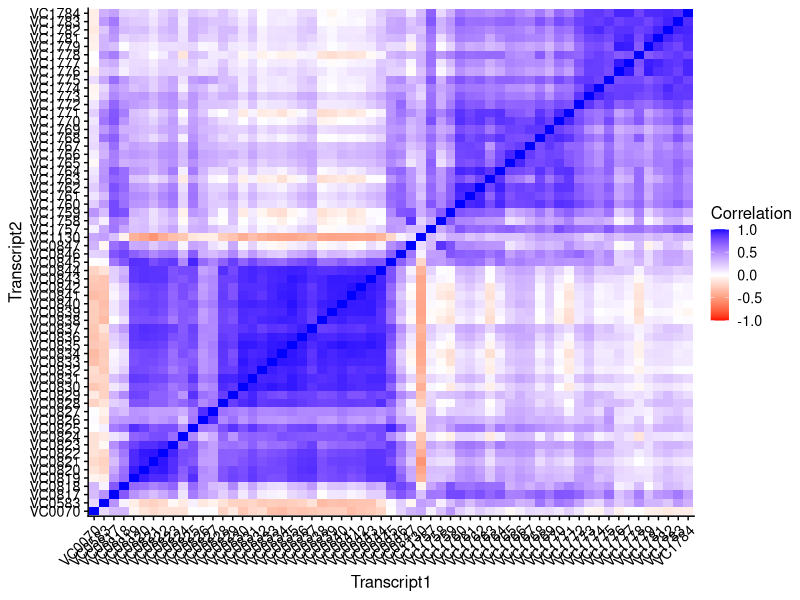

This figure's R source: (Note: this script raises an error after producing the figure.)
## ---- chunk 1
knitr::opts_chunk$set(echo = TRUE, message = FALSE, warning = FALSE)
## ---- chunk 2
library(tidyverse) # For data manipulation/graphing
library(tidygraph) # Represent network data in tabular format
library(cowplot) # Make ggplot prettier
library(ggraph) # Graph networks

theme_set(theme_cowplot(12)) # Minimalist theme

# Colorblind friendly palette
cbPalette <- c("#999999", #grey
               "#E69F00", #orange
               "#56B4E9", #sky blue
               "#009E73", #bluish green 
               "#F0E442", #yellow
               "#0072B2", #blue
               "#D55E00", #vermillion
               "#CC79A7") #reddish purple
## ---- chunk 3
# Raw data with normalized reads per transcript across experiments
virulence_tbl <- read_csv("data/VPI1_VPI2.csv") %>%
  filter(!(Transcript%in%c(paste0("VC",c(1785:1900)))))
head(virulence_tbl)
## ---- chunk 4

vir_matrix <- as.matrix(virulence_tbl %>% column_to_rownames("Transcript"))
vir_matrix[1:10,1:10]
## ---- chunk 5
vir_matrix <- t(vir_matrix)
vir_matrix[1:10,1:10]
## ---- chunk 6
corr_matrix <- cor(vir_matrix)
corr_matrix[1:10,1:10]
## ---- chunk 7
long_tbl <- corr_matrix %>%
  as_tibble(rownames = NA) %>%
  rownames_to_column(var = "Transcript1") %>%
  pivot_longer(cols = -Transcript1, names_to = "Transcript2",
               values_to = "Correlation") %>%
  mutate(Transcript1 = as.character(Transcript1))
ggplot(long_tbl, aes(x = Transcript1,
                     y = Transcript2,
                     fill = Correlation)) +
  
  geom_tile() +
  scale_x_discrete(breaks = c(virulence_tbl$Transcript))+
  scale_fill_gradient2(low = "red",
                       high = "blue",
                       limits = c(-1,1)) +
  theme(axis.text.x = element_text(angle = 45,
                                   hjust = 1))

## ---- chunk 8
vir_graph <- as_tbl_graph(corr_matrix)
vir_graph

## ---- chunk 9
ggraph(vir_graph) + # ggraph call
  geom_node_point() + # node geom
  geom_edge_link() # edge geom

## ---- chunk 10
vir_graph_filtered <- vir_graph %>%
  activate(edges) %>%
  filter(weight >= 0.5 | weight < -0.1)

ggraph(vir_graph_filtered) +
  geom_node_point() +
  geom_edge_link()

## ---- chunk 11
ggraph(vir_graph_filtered) +
  geom_edge_link(alpha = 0.1) +
  geom_node_point() +
  geom_node_text(aes(label = name)) # Note that you can use the repel=TRUE option force labels to avoid overlapping

## ---- chunk 12
vpi2 <- paste0("VC", c(1757:1810))
vpi1 <- paste0("VC0", c(817:847))

vir_graph_groups <- 
  vir_graph_filtered %>%
  activate(nodes) %>%
  mutate(group = 
           case_when(name %in% vpi1 ~ "VPI1",
                     name %in% vpi2 ~ "VPI2",
                     TRUE ~ "Other"))
  

ggraph(vir_graph_groups) +
  geom_edge_link(alpha = 0.25, aes(colour = weight)) +
  scale_edge_color_gradient2(low = "red",
                             mid = "grey50",
                       high = "blue",
                       limits = c(-1,1)) + 
  geom_node_point(aes(colour = group)) +
  scale_colour_manual(values = cbPalette)

## ---- chunk 13

vir_graph_colours <- 
  vir_graph_groups %>%
  activate(edges) %>%
  mutate(corr_dir= if_else(weight > 0, 
                             "positive",
                             "negative"))
ggraph(vir_graph_colours) +
  geom_edge_link(alpha = 0.1, aes(colour = corr_dir)) +
  scale_edge_color_manual(values = c("positive" = "blue",
                                     "negative" = "red"))+
  geom_node_point(aes(colour = group), size = 4) +
  scale_colour_manual(values = cbPalette)

## ---- chunk 14
vir_graph_shapes_labels <- 
  vir_graph_colours %>%
  activate(nodes) %>%
  mutate(name_label = if_else(group == "Other",
                              name,
                              NA_character_))
ggraph(vir_graph_shapes_labels) +
  geom_edge_link(alpha = 0.1, aes(colour = corr_dir)) +
  scale_edge_color_manual(values = c("positive" = "blue",
                                     "negative" = "red"))+
  geom_node_point(aes(colour = group,
                      shape = group), size = 4) +
  scale_colour_manual(values = cbPalette) +
  geom_node_text(aes(label = name_label))

## ---- chunk 15
ggraph(vir_graph_shapes_labels) +
  geom_edge_link(alpha = 0.1, aes(colour = corr_dir)) +
  scale_edge_color_manual(values = c("positive" = "blue",
                                     "negative" = "red"))+
  geom_node_point(aes(colour = group,
                      shape = group), size = 4) +
  scale_colour_manual(values = cbPalette) +
  geom_node_text(aes(label = name_label)) +
  facet_nodes(~group)

## ---- chunk 16
ggraph(vir_graph_shapes_labels) +
  geom_edge_link(alpha = 0.1, aes(colour = corr_dir)) +
  scale_edge_color_manual(values = c("positive" = "blue",
                                     "negative" = "red"))+
  geom_node_point(aes(colour = group,
                      shape = group), size = 4) +
  scale_colour_manual(values = cbPalette) +
  geom_node_text(aes(label = name_label)) +
  facet_edges(~corr_dir)

## ---- chunk 17

vir_graph_cent_clust <- 
  vir_graph_shapes_labels %>%
  activate(nodes) %>%
  mutate(
    central = centrality_closeness(),
    infomap = as.factor(group_infomap()))

ggraph(vir_graph_cent_clust) +
  geom_edge_link(alpha = 0.1, aes(colour = corr_dir)) +
  scale_edge_color_manual(values = c("positive" = "blue",
                                     "negative" = "red"))+
  geom_node_point(aes(colour = infomap,
                      shape = group,
                      size = central)) +
  scale_colour_manual(values = cbPalette) +
  geom_node_text(aes(label = name_label))

## ---- chunk 18

layout_test <- 
  function(layout_choice,
           graph_in){
  plot_out <- ggraph(graph_in, layout = layout_choice) +
  geom_edge_link(alpha = 0.1, aes(colour = corr_dir)) +
  scale_edge_color_manual(values = c("positive" = "blue",
                                     "negative" = "red"))+
  geom_node_point(aes(colour = group,
                      shape = group), size = 4) +
  scale_colour_manual(values = cbPalette) +
  ggtitle(layout_choice) +
  geom_node_text(aes(label = name_label))
  
  return(plot_out)

  }

layouts <- c('star', 'circle', 'gem', 'dh', 'graphopt', 'grid', 'mds', 
                    'randomly', 'fr', 'drl', 'lgl', 'stress')

vir_graph_simple <- vir_graph_shapes_labels %>%
  activate(nodes) %>%
  filter(group != "VPI2")

plot_list <- lapply(layouts,
                    layout_test,
                    graph_in = vir_graph_simple)

plot_grid(plotlist = plot_list,
          ncol = 3)

## ---- chunk 19
ggraph(vir_graph_shapes_labels, layout = "linear") +
  geom_edge_arc(alpha = 0.1, aes(colour = corr_dir)) +
  scale_edge_color_manual(values = c("positive" = "blue",
                                     "negative" = "red"))+
  geom_node_point(aes(colour = group,
                      shape = group), size = 4) +
  scale_colour_manual(values = cbPalette)

## ---- chunk 20
ggraph(vir_graph_shapes_labels, layout = "linear", circular = TRUE) +
  geom_edge_arc(alpha = 0.1, aes(colour = corr_dir)) +
  scale_edge_color_manual(values = c("positive" = "blue",
                                     "negative" = "red"))+
  geom_node_point(aes(colour = group,
                      shape = group), size = 4) +
  scale_colour_manual(values = cbPalette)

## ---- chunk 21
vir_dist <- as.dist(corr_matrix)
vir_clust <- hclust(vir_dist)

clust_graph <- as_tbl_graph(vir_clust) %>%
  activate(nodes) %>%
  mutate(group = 
           case_when(label %in% vpi1 ~ "VPI1",
                     label %in% vpi2 ~ "VPI2",
                     label == "" ~ NA_character_,
                     TRUE ~ "Other"))
ggraph(clust_graph, layout = "dendrogram") +
  geom_edge_diagonal2(aes(colour = node.group)) +
  # geom_node_point(, size = 3) +
  geom_node_text(aes(label = label), angle = 45, nudge_y = -0.4, nudge_x = -0.6)
